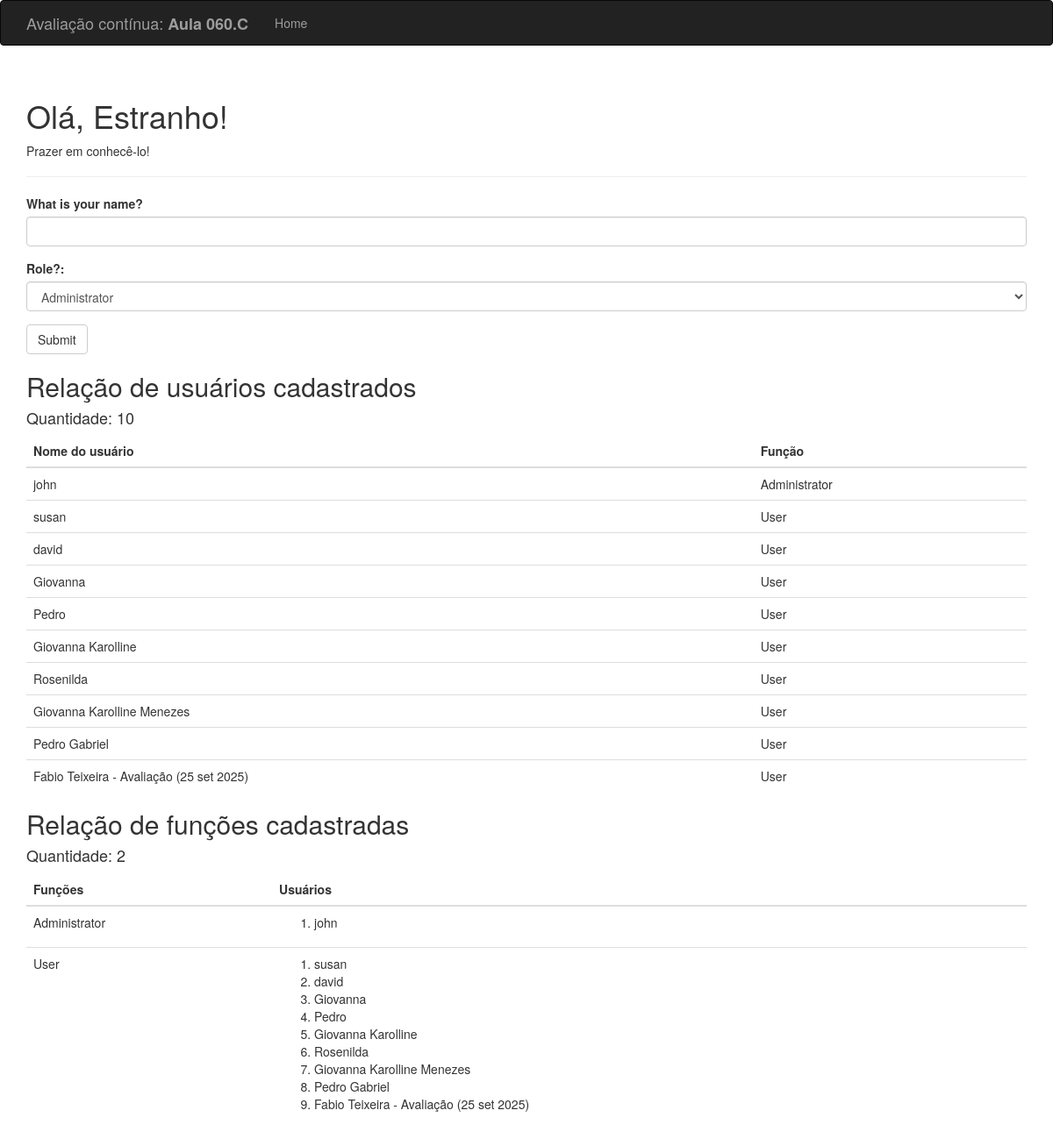
The page / on the database its author committed.
### hello.py (models this page shows, shortened)
class User(db.Model):
    __tablename__ = 'users'
    id = db.Column(db.Integer, primary_key=True)
    username = db.Column(db.String(64), unique=True, index=True)
    role_id = db.Column(db.Integer, db.ForeignKey('roles.id'))

class Role(db.Model):
    __tablename__ = 'roles'
    id = db.Column(db.Integer, primary_key=True)
    name = db.Column(db.String(64), unique=True)
    users = db.relationship('User', backref='role', lazy='dynamic')

### hello.py (the view, shortened to what this page needs)
@app.route('/', methods=['GET','POST'])
def index():
    form = NameForm()
    usuarios = User.query.all()
    funcoes = Role.query.order_by(Role.name).all()
    qtdUsuarios = User.query.count()
    qtdFuncoes = Role.query.count()
    return render_template('index.html', form=form, nome=session.get('name'), known=session.get('known', False), usuarios = usuarios, funcoes = funcoes, qtdUsuarios = qtdUsuarios, qtdFuncoes = qtdFuncoes)

### hello.py
class NameForm(FlaskForm):
    name = StringField("What is your name?", validators = [DataRequired()])
    role = SelectField("Role?:", choices = [('Administrator', 'Administrator'), ('Moderator', 'Moderator'), ('User', 'User')], validators = [DataRequired()])
    submit = SubmitField('Submit')

### templates/index.html (shortened to what this page needs)
{% extends "base.html" %}
{% import "bootstrap/wtf.html" as wtf %}
{% block page_content %}
<div class="scroll">
    <div class="page-header">
        {% if nome %}
            <h1>Olá, {{nome}}!</h1>
        {% else %}
            <h1>Olá, Estranho!</h1>
        {% endif %}
        {% if known %}
            <p>Feliz em vê-lo novamente!</p>
        {% else %}
            <p>Prazer em conhecê-lo!</p>
        {% endif %}
    </div>
    {{ wtf.quick_form(form) }}
    <h2>Relação de usuários cadastrados</h2>
    <h4>Quantidade: {{ qtdUsuarios }} </h4>
    {% if usuarios %}
        <table class='table'>
            <thead>
                <th>Nome do usuário</th>
                <th>Função</th>
            </thead>
            <tbody>
                {% for i in usuarios %}
                    <tr>
                        <td>{{ i.username }}</td>
                        <td>{{ i.role.name }}</td>
                    </tr>
                {% endfor %}
            </tbody>
        </table>
    {% endif %}
    <h2>Relação de funções cadastradas</h2>
    <h4>Quantidade: {{ qtdFuncoes }} </h4>
    {% if usuarios %}
        <table class='table'>
            <thead>
                <th>Funções</th>
                <th>Usuários</th>
            </thead>
            <tbody>
                {% for i in funcoes %}
                    <tr>
                        <td>{{ i.name }}</td>
                        <td>
                            <ol>
                                {% for j in i.users.all() %}
                                    <li>{{ j.username }}</li>
                                {% endfor %}
                            </ol>
                        </td>
                    </tr>
                {% endfor %}
            </tbody>
        </table>
    {% endif %}
</div>
{% endblock %}

### templates/base.html (shortened to what this page needs)
{% extends "bootstrap/base.html" %}
{% block head %}
{{ super() }}
{% endblock %}
{% block navbar %}
<div class="navbar navbar-inverse" role="navigation">
    <div class="container">
        <div class="navbar-header">
            <a class="navbar-brand" href="/">Avaliação contínua: <b>Aula 060.C</b></a>
        </div>
        <div class="navbar-collapse collapse">
            <ul class="nav navbar-nav">
                <li><a href="/">Home</a></li>
            </ul>
        </div>
    </div>
</div>
{% endblock %}
{% block content %}
<div class="container">
    {% block page_content %}{% endblock %}
</div>
{% endblock %}

### rows shown on the page
User: username "john", role.name "Administrator"
User: username "susan", role.name "User"
User: username "david", role.name "User"
User: username "Giovanna", role.name "User"
User: username "Pedro", role.name "User"
User: username "Giovanna Karolline", role.name "User"
User: username "Rosenilda", role.name "User"
User: username "Giovanna Karolline Menezes", role.name "User"
User: username "Pedro Gabriel", role.name "User"
User: username "Fabio Teixeira - Avaliação (25 set 2025)", role.name "User"
Role: name "Administrator"
Role: name "User"

### other values the page prints
{{ qtdUsuarios }} "10"
{{ qtdFuncoes }} "2"
